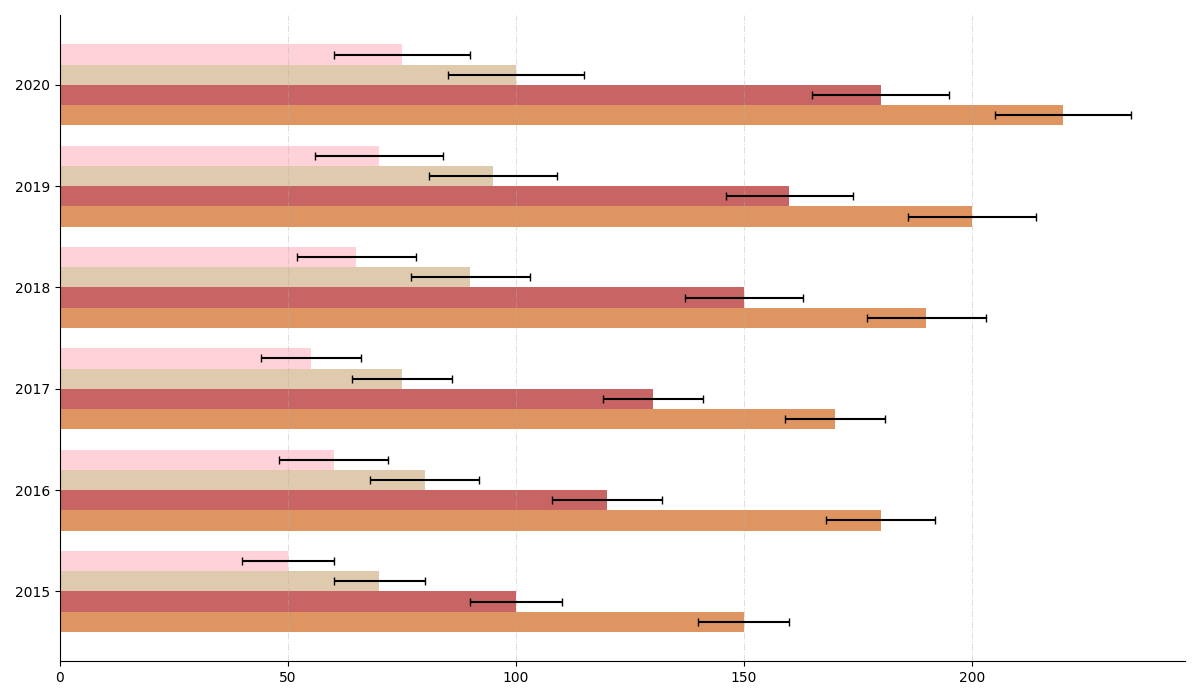

The script that drew this image:
import matplotlib.pyplot as plt
import numpy as np

# Data
years = np.array([2015, 2016, 2017, 2018, 2019, 2020])
milk_chocolate_sales = np.array([150, 180, 170, 190, 200, 220])
dark_chocolate_sales = np.array([100, 120, 130, 150, 160, 180])
white_chocolate_sales = np.array([70, 80, 75, 90, 95, 100])
ruby_chocolate_sales = np.array([50, 60, 55, 65, 70, 75])  # New data series
sales_errors = np.array([10, 12, 11, 13, 14, 15])

fig, ax = plt.subplots(figsize=(12, 7))

bar_height = 0.2
bar_positions1 = years - 1.5 * bar_height
bar_positions2 = years - 0.5 * bar_height
bar_positions3 = years + 0.5 * bar_height
bar_positions4 = years + 1.5 * bar_height

# Horizontal bar plots
ax.barh(bar_positions1, milk_chocolate_sales, bar_height, xerr=sales_errors, capsize=3, color='chocolate', alpha=0.7)
ax.barh(bar_positions2, dark_chocolate_sales, bar_height, xerr=sales_errors, capsize=3, color='firebrick', alpha=0.7)
ax.barh(bar_positions3, white_chocolate_sales, bar_height, xerr=sales_errors, capsize=3, color='tan', alpha=0.7)
ax.barh(bar_positions4, ruby_chocolate_sales, bar_height, xerr=sales_errors, capsize=3, color='pink', alpha=0.7)  # New bar plot for ruby chocolate

# Change tick appearance
ax.set_yticks(years)
ax.set_yticklabels(years, fontsize=10)

# Grid settings
ax.grid(True, axis='x', linestyle='-.', linewidth=0.75, alpha=0.4)

# Borders removed
ax.spines['top'].set_visible(False)
ax.spines['right'].set_visible(False)

plt.tight_layout()
plt.show()
